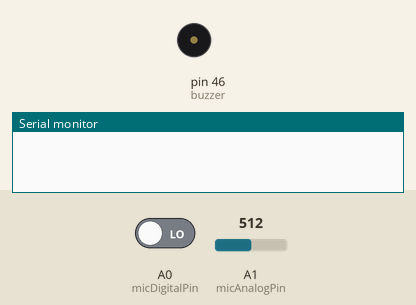
Simulated run of this sketch. Board: Arduino Mega 2560, built with avr-gcc and run on an emulated ATmega2560. Shown: buzzer (waves = sounding), the last lines printed to the serial monitor. The test bench sets the inputs (shaded band); at power-on: A1 (micAnalogPin) = 512, A0 (micDigitalPin) LOW.

Above: at 0.1 s.
At 6.2 s:
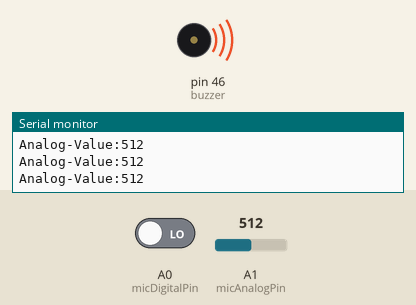
6.3 s: A1 (micAnalogPin) set to 11
9.3 s: A1 (micAnalogPin) set to 8
Timing chart, 0 to 18.3 s (numbered marks = the images above; inputs shaded):
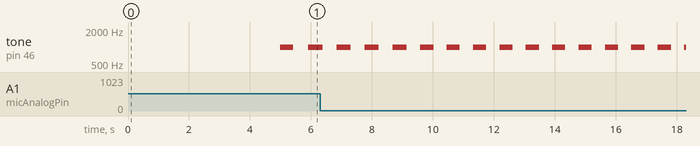

The sketch:

Microphone.ino
```cpp
const int buzzer = 46; // Buzzer pin
const int micDigitalPin = A0; // Microphone digital pin
const int micAnalogPin = A1; // Microphone analog pin

int micDigitalValue = 0; // Microphone digital reading
int micAnalogValue = 0; // Microphone analog reading

void setup(){
  pinMode(buzzer, OUTPUT); // Set buzzer pin as an output
  pinMode(micDigitalPin, INPUT); // Set microphone pin as input
  pinMode(micAnalogPin, INPUT); // Set microphone pin as input
  Serial.begin(9600); // Initialize the serial port
  delay(5000); // Initialization delay
}

void loop(){
  for(int i=0; i<=25; i++)
  {
    tone(buzzer, 1000); // Send 1 KHz sound signal
    micDigitalValue = digitalRead(micDigitalPin);
    micAnalogValue = analogRead(micAnalogPin);
    //Serial.print("Digital-Value:"); Serial.print(micDigitalValue); Serial.print(",");
    Serial.print("Analog-Value:"); Serial.println(micAnalogValue);
  }

  for(int i=0; i<=25; i++)
  {
    noTone(buzzer);     // Stop sound
    micDigitalValue = digitalRead(micDigitalPin);
    micAnalogValue = analogRead(micAnalogPin);
    //Serial.print("Digital-Value:"); Serial.print(micDigitalValue); Serial.print(",");
    Serial.print("Analog-Value:"); Serial.println(micAnalogValue);
  }
}
```

Measured:
- by itself, tone on pin 46 (buzzer): alternates 1000 Hz for 0.43 s and silent for 0.43 s
